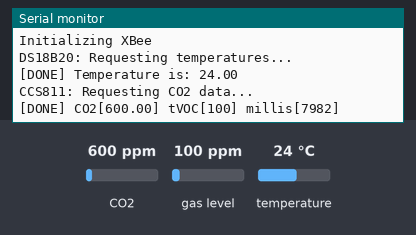
Recording of a sketch running on a simulated ESP32. On the bench: the last lines printed to the serial monitor. Inputs (shaded band) come from the test bench; at power-on: CO2 600 ppm, temperature 24 °C, gas level 100 ppm.

Above: at 8.2 s.
8.3 s: CO2 set to 452 ppm
At 9.6 s:
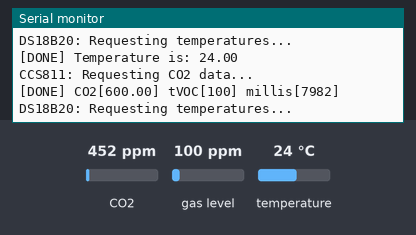
9.8 s: temperature set to 12 °C
At 10.8 s:
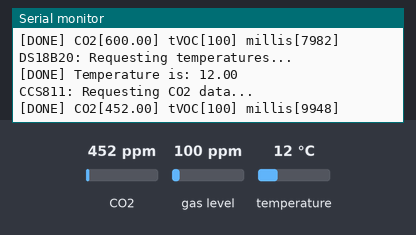
11.3 s: gas level set to 20 ppm
At 12.6 s:
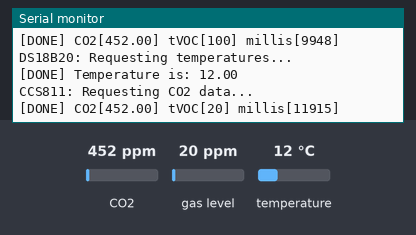
12.8 s: temperature set to 19 °C
At 14.2 s:
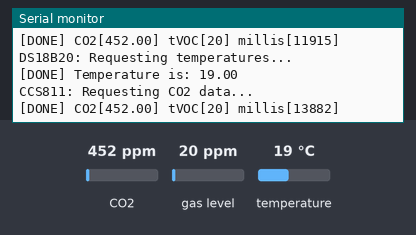
14.3 s: CO2 set to 1050 ppm
At 16.6 s:
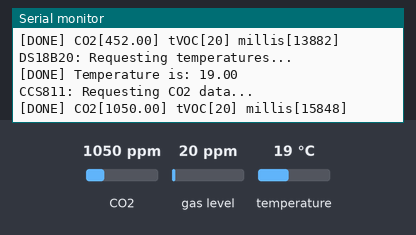
Timing chart, 0 to 16.8 s (numbered marks = the images above; inputs shaded):
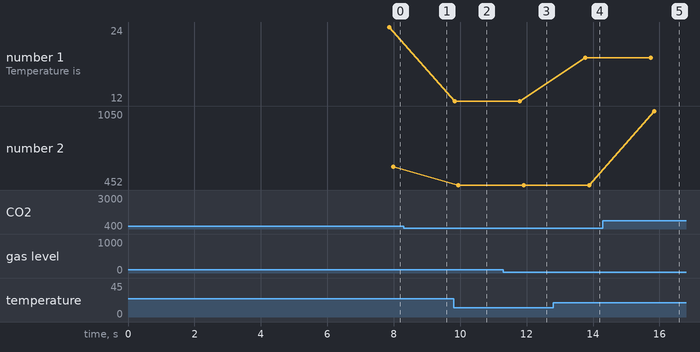

Measured:
- after the input at 9.8 s, the serial monitor: prints a new line at once (image 2)
- after the input at 11.3 s, the serial monitor: prints a new line after 0.61 s (image 3)
- after the input at 12.8 s, the serial monitor: prints a new line after 0.97 s (image 4)
- after the input at 14.3 s, the serial monitor: prints a new line after 1.5 s (image 5)
- plotted number 1: 24 → 12 after the input at 9.8 s, 12 → 19 after the input at 12.8 s
- plotted number 2: 452 → 1050 after the input at 14.3 s

The sketch:

sensorNode_seeeduino.ino
```cpp
/********************************************************************/
#include <OneWire.h>
#include <DallasTemperature.h>
#include <Wire.h>
#include "SparkFunCCS811.h" //Click here to get the library: http://librarymanager/All#SparkFun_CCS811
//#include <XBee.h>
#include <SoftwareSerial.h>
/********************************************************************/
#define RxD 0
#define TxD 1
// Data wire is plugged into pin 2 on the Arduino
#define ONE_WIRE_BUS 2
/********************************************************************/
#define CCS811_ADDR 0x5B //Default I2C Address
//#define CCS811_ADDR 0x5A //Alternate I2C Address
/********************************************************************/
// Setup a oneWire instance to communicate with any OneWire devices
OneWire oneWire(ONE_WIRE_BUS);
/********************************************************************/
// Pass oneWire reference to Dallas Temperature.
DallasTemperature sensors(&oneWire);
/********************************************************************/
CCS811 mySensor(CCS811_ADDR);
/********************************************************************/
//SoftwareSerial nss(3,4);
SoftwareSerial XBee(RxD,TxD);
/********************************************************************/
//XBee xbee = XBee();
 char temp_string[10], co2_string[10];
 float temp_data, co2_data;
/********************************************************************/
void setup() {
 Serial.begin(9600);
 Serial.print("Initializing DS18B20 Temperature Sensor");
 // Start up the library
 sensors.begin();
 Serial.println(" [Done]");
 delay(2000);
/********************************************************************/
 Serial.print("Initializing CCS811 CO2 Sensor");
 Wire.begin(); //Inialize I2C Hardware
 if (mySensor.begin() == false)
 {
   Serial.println();
   Serial.println("CCS811 error. Please check wiring. Freezing...");
   while (1);
 } else Serial.println(" [Done]");
 Serial.println("Initializing XBee");
 XBee.begin(9600);
    pinMode(RxD, INPUT);
    pinMode(TxD, OUTPUT);
 Serial.println();
 /********************************************************************/
// xbee.setSerial(Serial);
// nss.begin(9600);
 delay(5000);
}

void loop() {
 Serial.println("DS18B20: Requesting temperatures...");
 delay(100);
 sensors.requestTemperatures(); // Send the command to get temperature readings
 Serial.print("[DONE]");
/********************************************************************/
 Serial.print(" Temperature is: ");
temp_data = sensors.getTempCByIndex(0);
 dtostrf(temp_data,3,3,temp_string);
 Serial.println(temp_data); // Why "byIndex"?
 // You can have more than one DS18B20 on the same bus.
 // 0 refers to the first IC on the wire
 Serial.println();
/********************************************************************/
 //Serial.println("Attempting to send TEMPERATURE data via XBee...");
 //XBee.write("Temperature Data Received: ");
 //XBee.write(temp_string);
 //XBee.write("\n");
 //if (XBee.available()) {Serial.write(XBee.read());}
 //else {Serial.println("No Incoming Data Detected\n");}
/********************************************************************/
 Serial.println("CCS811: Requesting CO2 data...");
 //Check to see if data is ready with .dataAvailable()
 if (mySensor.dataAvailable())
 {
    //If so, have the sensor read and calculate the results.
    //Else get them later
    delay(100);
    mySensor.readAlgorithmResults();
/********************************************************************/
    Serial.print("[DONE] ");
    Serial.print("CO2[");
    //Returns calculated CO2 reading
  co2_data = mySensor.getCO2();
    dtostrf(co2_data,3,3,co2_string);
    //Serial.plot(co2_data);
    Serial.print(co2_data);
    Serial.print("] tVOC[");
    //Returns calculated TVOC reading
    Serial.print(mySensor.getTVOC());
    Serial.print("] millis[");
    //Display the time since program start
    Serial.print(millis());
    Serial.print("]");
    Serial.println();

    //Serial.println("Attempting to send CO2 data via XBee...");
    //XBee.write("CO2 Data Received: ");
    //XBee.write(co2_string);
    //XBee.write("\n");
 }
 else {Serial.println("CO2 data not ready yet");}
 Serial.println();
 delay(1000);
}
```
